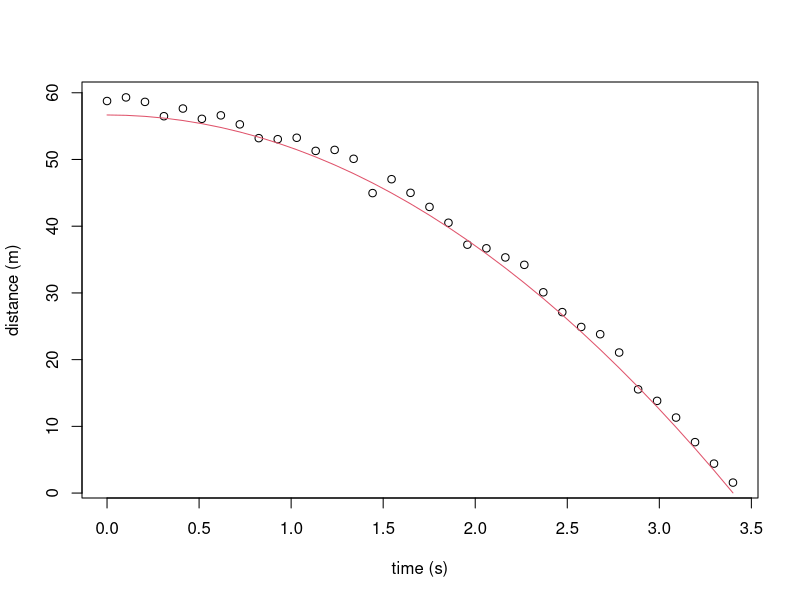

Here is the R script that generated this plot:
# gravitational acceleration
# g = 9.8 m/s^2
g = 9.8

# samples
n = 34

# time vector in seconds (use tt because t is the transpose function in R)
time = seq(0,3.4,len=n)

# http://en.wikipedia.org/wiki/Equations_for_a_falling_body
# Distance (meters) travelled by an object falling for time (seconds)
# from the tower of Pisa (56.67m) [experiment by Galileo Galilei]
distance = 56.67 - 0.5*g*time^2

# simulate experimental data based on equation
y = distance + rnorm(n,1)
x = time

plot(x, y, xlab="time (s)", ylab="distance (m)")
lines(time, distance, xlab="time (s)", ylab="distance (m)", col=2)

# if we only had the experimental data (y) and didn't know the equation parameters
# but could guess the general formula, then we can use the data as training examples
# for the corresponding linear model:
# y = Beta0 + Beta1*x + Beta2*x^2
# Beta0 = 56.67
# Beta1 = 0
# Beta2 = - 0.5*g

rss = function(Beta0, Beta1, Beta2){
  # linear model
  r = y - (Beta0 + Beta1*x + Beta2*x^2)
  # sum of squares
  sum(r^2)
}

RSS = rss(55,0,5)
RSS

# convert model to matrix algebra form
X = cbind(1, x, x^2)
Beta = matrix(c(55,0,5), 3, 1)

r = y - X %*% Beta

RSS = t(r) %*% r
# same as
RSS = crossprod(r) # same as t(r) %*% r
RSS

Betahat = solve(t(X) %*% X) %*% t(X) %*% y
# same as
Betahat = solve(crossprod(X)) %*% crossprod(X,y)
Betahat

# backsolve is more stable than solve
QR = qr(X)
Q = qr.Q(QR)
R = qr.R(QR)
Betahat = backsolve(R, crossprod(Q,y))
Betahat

# same but using lm instead of matrix algebra
x1 = x
x2 = x^2
fit = lm(y ~ x1 + x2)
summary(fit)

